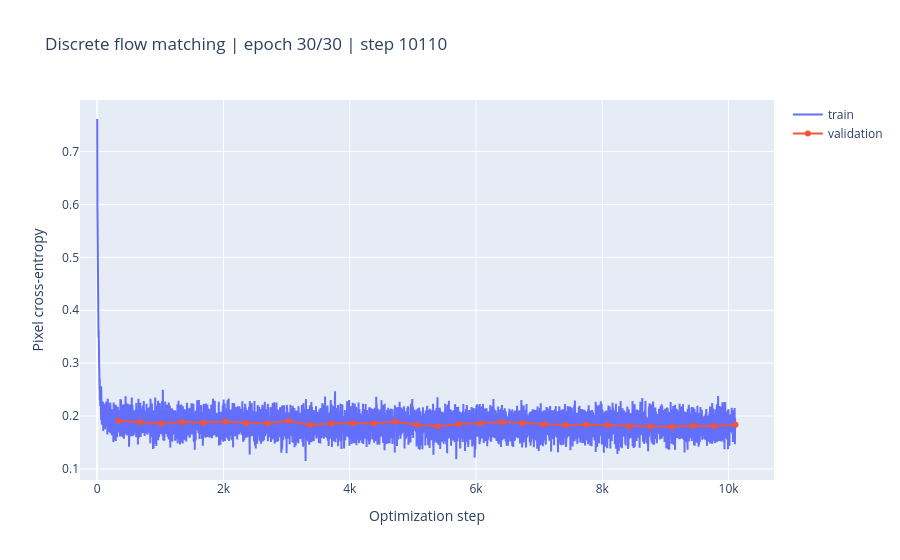

Notebook code for this chart:
### Markdown cell above
## 4. Discrete Flow Matching Training

Sample a uniform categorical source $x_0$, pair it with a training maze $x_1$, draw $x_t$ from the convex path, and train with pixelwise cross-entropy to predict $x_1$ from $(x_t,t)$. This endpoint posterior gives the categorical jump rates at sampling time.

For binary pixels, the learned rate from the current class to the other class is
$u_t(\mathrm{flip}\mid x_t)=P_\theta(x_1\ne x_t\mid x_t,t)/(1-t)$.
Over a finite interval, use the corresponding integrated path hazard:
$P_\theta(x_1\ne x_t\mid x_t,t)\,\Delta t/(1-t)$.

### Code cell
BATCH_SIZE = 32
EPOCHS = 30
LEARNING_RATE = 2e-4
PLOT_EVERY = 100

train_loader = DataLoader(
    TensorDataset(train_mazes), batch_size=BATCH_SIZE, shuffle=True, drop_last=True
)
val_loader = DataLoader(TensorDataset(val_mazes), batch_size=BATCH_SIZE, shuffle=False)
optimizer = torch.optim.AdamW(model.parameters(), lr=LEARNING_RATE)


def batch_loss(maze_batch):
    x1 = maze_batch.to(DEVICE)
    x0 = torch.randint(0, NUM_CLASSES, x1.shape, device=DEVICE)
    times = torch.rand(x1.shape[0], device=DEVICE)
    xt = sample_conditional_path(x0, x1, times)
    logits_x1 = model(one_hot_pixels(xt), times * TIME_EMBEDDING_SCALE)
    return F.cross_entropy(logits_x1, x1)


@torch.no_grad()
def validation_loss():
    model.eval()
    values = [batch_loss(batch).item() for (batch,) in val_loader]
    model.train()
    return float(np.mean(values))


model.train()
train_history, val_history = [], []
loss_fig = go.Figure()
loss_fig.add_scatter(name="train", mode="lines")
loss_fig.add_scatter(name="validation", mode="lines+markers")
loss_fig.update_layout(
    title="Discrete flow matching loss",
    xaxis_title="Optimization step",
    yaxis_title="Pixel cross-entropy",
    yaxis_type="log",
)
display(loss_fig)

global_step = 0
for epoch in range(EPOCHS):
    epoch_losses = []
    for (batch,) in train_loader:
        optimizer.zero_grad(set_to_none=True)
        loss = batch_loss(batch)
        loss.backward()
        optimizer.step()
        train_history.append(loss.item())
        epoch_losses.append(loss.item())
        global_step += 1
        if global_step % PLOT_EVERY == 0:
            loss_fig.data[0].x = list(range(1, len(train_history) + 1))
            loss_fig.data[0].y = train_history
            loss_fig.data[1].x = [step for step, _ in val_history]
            loss_fig.data[1].y = [value for _, value in val_history]
            loss_fig.update_layout(
                title=f"Discrete flow matching | epoch {epoch + 1}/{EPOCHS} | step {global_step}"
            )
            clear_output(wait=True)
            display(loss_fig)
    epoch_validation = validation_loss()
    val_history.append((global_step, epoch_validation))
    loss_fig.data[0].x = list(range(1, len(train_history) + 1))
    loss_fig.data[0].y = train_history
    loss_fig.data[1].x = [step for step, _ in val_history]
    loss_fig.data[1].y = [value for _, value in val_history]
    loss_fig.update_layout(
        title=f"Discrete flow matching | epoch {epoch + 1}/{EPOCHS} | step {global_step}"
    )
    clear_output(wait=True)
    display(loss_fig)
    print(
        f"Epoch {epoch + 1:02d}/{EPOCHS} | train={np.mean(epoch_losses):.4f} | val={epoch_validation:.4f}"
    )

print(
    f"Training complete | train={np.mean(epoch_losses):.4f} | val={epoch_validation:.4f}"
)

### Figure 1 — Plotly figure (JSON) as saved in the notebook; plotly's stock layout.template omitted (floating-point values rounded to 4 significant figures; data arrays with more than 128 entries replaced by an {"elided": "..."} marker saying what was removed)
{"data": [{"mode": "lines", "name": "train", "type": "scatter", "x": {"elided": "10110 int values"}, "y": {"elided": "10110 float values"}}, {"mode": "lines+markers", "name": "validation", "type": "scatter", "x": [337, 674, 1011, 1348, 1685, 2022, 2359, 2696, 3033, 3370, 3707, 4044, 4381, 4718, 5055, 5392, 5729, 6066, 6403, 6740, 7077, 7414, 7751, 8088, 8425, 8762, 9099, 9436, 9773, 10110], "y": [0.1909, 0.1884, 0.1859, 0.1889, 0.1874, 0.1897, 0.1867, 0.1863, 0.1908, 0.1829, 0.1861, 0.187, 0.1859, 0.1892, 0.1836, 0.1808, 0.185, 0.1862, 0.1889, 0.1869, 0.1846, 0.1824, 0.1835, 0.1826, 0.1805, 0.1803, 0.18, 0.1816, 0.1811, 0.1834]}], "layout": {"title": {"text": "Discrete flow matching | epoch 30/30 | step 10110"}, "xaxis": {"title": {"text": "Optimization step"}}, "yaxis": {"title": {"text": "Pixel cross-entropy"}}}}
